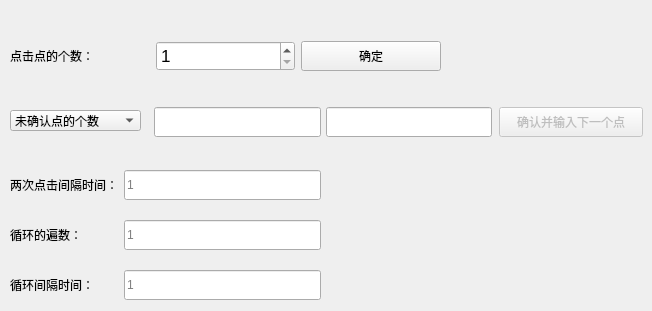
   <widget class="QWidget" name="multi_touch_test">
    <attribute name="title">
     <string>多点点击测试</string>
    </attribute>
    <widget class="QLineEdit" name="v_m_touch_pos_x">
     <property name="geometry">
      <rect>
       <x>154</x>
       <y>107</y>
       <width>167</width>
       <height>30</height>
      </rect>
     </property>
     <property name="minimumSize">
      <size>
       <width>0</width>
       <height>30</height>
      </size>
     </property>
     <property name="maximumSize">
      <size>
       <width>16777215</width>
       <height>30</height>
      </size>
     </property>
     <property name="placeholderText">
      <string/>
     </property>
    </widget>
    <widget class="QLineEdit" name="v_m_touch_pos_y">
     <property name="geometry">
      <rect>
       <x>326</x>
       <y>107</y>
       <width>166</width>
       <height>30</height>
      </rect>
     </property>
     <property name="minimumSize">
      <size>
       <width>0</width>
       <height>30</height>
      </size>
     </property>
     <property name="maximumSize">
      <size>
       <width>16777215</width>
       <height>30</height>
      </size>
     </property>
    </widget>
    <widget class="QPushButton" name="multiTouchNextPointButton">
     <property name="enabled">
      <bool>false</bool>
     </property>
     <property name="geometry">
      <rect>
       <x>499</x>
       <y>107</y>
       <width>144</width>
       <height>30</height>
      </rect>
     </property>
     <property name="minimumSize">
      <size>
       <width>0</width>
       <height>30</height>
      </size>
     </property>
     <property name="maximumSize">
      <size>
       <width>16777215</width>
       <height>30</height>
      </size>
     </property>
     <property name="text">
      <string>确认并输入下一个点</string>
     </property>
    </widget>
    <widget class="QWidget" name="layoutWidget">
     <property name="geometry">
      <rect>
       <x>10</x>
       <y>40</y>
       <width>431</width>
       <height>32</height>
      </rect>
     </property>
     <layout class="QHBoxLayout" name="horizontalLayout_3">
      <item>
       <widget class="QLabel" name="m_touch_point_num">
        <property name="whatsThis">
         <string>修改个数将会清空之前输入的点的信息</string>
        </property>
        <property name="text">
         <string>点击点的个数：</string>
        </property>
       </widget>
      </item>
      <item>
       <widget class="QSpinBox" name="v_m_touch_point_num">
        <property name="minimumSize">
         <size>
          <width>0</width>
          <height>30</height>
         </size>
        </property>
        <property name="maximumSize">
         <size>
          <width>16777215</width>
          <height>30</height>
         </size>
        </property>
        <property name="font">
         <font>
          <pointsize>13</pointsize>
         </font>
        </property>
        <property name="minimum">
         <number>1</number>
        </property>
        <property name="maximum">
         <number>10</number>
        </property>
        <property name="value">
         <number>1</number>
        </property>
       </widget>
      </item>
      <item>
       <widget class="QPushButton" name="confirmMultiTouchTestButton">
        <property name="minimumSize">
         <size>
          <width>0</width>
          <height>30</height>
         </size>
        </property>
        <property name="maximumSize">
         <size>
          <width>16777215</width>
          <height>30</height>
         </size>
        </property>
        <property name="text">
         <string>确定</string>
        </property>
       </widget>
      </item>
     </layout>
    </widget>
    <widget class="QComboBox" name="pointSelectComboBox">
     <property name="geometry">
      <rect>
       <x>10</x>
       <y>110</y>
       <width>131</width>
       <height>21</height>
      </rect>
     </property>
     <property name="whatsThis">
      <string>设置多点点击的point的个数数后，可以在这里编辑每个点的信息
如果没有设置好每个点的坐标，会有相应提示，请补充完成</string>
     </property>
     <property name="autoFillBackground">
      <bool>true</bool>
     </property>
     <property name="editable">
      <bool>false</bool>
     </property>
     <property name="duplicatesEnabled">
      <bool>false</bool>
     </property>
     <property name="frame">
      <bool>true</bool>
     </property>
     <item>
      <property name="text">
       <string>未确认点的个数</string>
      </property>
     </item>
    </widget>
    <widget class="QWidget" name="layoutWidget">
     <property name="geometry">
      <rect>
       <x>10</x>
       <y>170</y>
       <width>311</width>
       <height>132</height>
      </rect>
     </property>
     <layout class="QFormLayout" name="formLayout">
      <property name="verticalSpacing">
       <number>20</number>
      </property>
      <item row="0" column="0">
       <widget class="QLabel" name="m_touch_i_time">
        <property name="text">
         <string>两次点击间隔时间：</string>
        </property>
       </widget>
      </item>
      <item row="0" column="1">
       <widget class="QLineEdit" name="v_m_touch_i_time">
        <property name="minimumSize">
         <size>
          <width>0</width>
          <height>30</height>
         </size>
        </property>
        <property name="maximumSize">
         <size>
          <width>16777215</width>
          <height>30</height>
         </size>
        </property>
        <property name="placeholderText">
         <string>1</string>
        </property>
       </widget>
      </item>
      <item row="1" column="0">
       <widget class="QLabel" name="m_touch_loop_num">
        <property name="text">
         <string>循环的遍数：</string>
        </property>
       </widget>
      </item>
      <item row="1" column="1">
       <widget class="QLineEdit" name="v_m_touch_loop_num">
        <property name="minimumSize">
         <size>
          <width>0</width>
          <height>30</height>
         </size>
        </property>
        <property name="maximumSize">
         <size>
          <width>16777215</width>
          <height>30</height>
         </size>
        </property>
        <property name="placeholderText">
         <string>1</string>
        </property>
       </widget>
      </item>
      <item row="2" column="0">
       <widget class="QLabel" name="m_touch_loop_i_time">
        <property name="text">
         <string>循环间隔时间：</string>
        </property>
       </widget>
      </item>
      <item row="2" column="1">
       <widget class="QLineEdit" name="v_m_touch_loop_i_time">
        <property name="minimumSize">
         <size>
          <width>0</width>
          <height>30</height>
         </size>
        </property>
        <property name="maximumSize">
         <size>
          <width>16777215</width>
          <height>30</height>
         </size>
        </property>
        <property name="placeholderText">
         <string>1</string>
        </property>
       </widget>
      </item>
     </layout>
    </widget>
   </widget>
